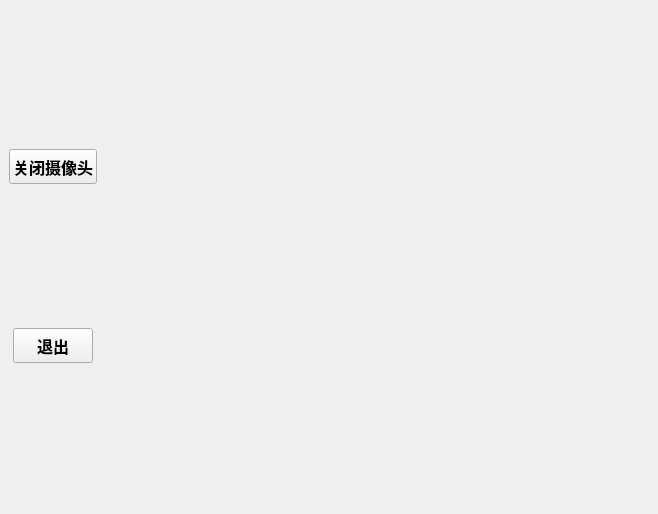
<?xml version="1.0" encoding="UTF-8"?>
<ui version="4.0">
    <class>UI_MainWindow</class>
    <widget class="QMainWindow" name="UI_MainWindow">
        <property name="geometry">
            <rect>
                <x>0</x>
                <y>0</y>
                <width>658</width>
                <height>514</height>
            </rect>
        </property>
        <property name="windowTitle">
            <string>FSLSystem</string>
        </property>
        <widget class="QWidget" name="total_area">
            <layout class="QHBoxLayout" name="horizontalLayout_2">
                <item>
                    <layout class="QHBoxLayout" name="__layout_main">
                        <item>
                            <layout class="QVBoxLayout" name="__layout_fun_button">
                                <property name="spacing">
                                    <number>4</number>
                                </property>
                                <item alignment="Qt::AlignHCenter">
                                    <widget class="QPushButton" name="button_open_camera">
                                        <property name="sizePolicy">
                                            <sizepolicy hsizetype="Fixed" vsizetype="Fixed">
                                                <horstretch>0</horstretch>
                                                <verstretch>0</verstretch>
                                            </sizepolicy>
                                        </property>
                                        <property name="minimumSize">
                                            <size>
                                                <width>0</width>
                                                <height>35</height>
                                            </size>
                                        </property>
                                        <property name="font">
                                            <font>
                                                <pointsize>12</pointsize>
                                                <weight>75</weight>
                                                <bold>true</bold>
                                            </font>
                                        </property>
                                        <property name="text">
                                            <string>关闭摄像头</string>
                                        </property>
                                    </widget>
                                </item>
                                <item alignment="Qt::AlignHCenter">
                                    <widget class="QPushButton" name="button_close">
                                        <property name="minimumSize">
                                            <size>
                                                <width>0</width>
                                                <height>35</height>
                                            </size>
                                        </property>
                                        <property name="font">
                                            <font>
                                                <pointsize>12</pointsize>
                                                <weight>75</weight>
                                                <bold>true</bold>
                                            </font>
                                        </property>
                                        <property name="text">
                                            <string>退出</string>
                                        </property>
                                    </widget>
                                </item>
                            </layout>
                        </item>
                        <item>
                            <widget class="QLabel" name="label_show_camera">
                                <property name="sizePolicy">
                                    <sizepolicy hsizetype="Preferred" vsizetype="Preferred">
                                        <horstretch>3</horstretch>
                                        <verstretch>0</verstretch>
                                    </sizepolicy>
                                </property>
                                <property name="frameShape">
                                    <enum>QFrame::NoFrame</enum>
                                </property>
                                <property name="text">
                                    <string/>
                                </property>
                                <property name="textFormat">
                                    <enum>Qt::MarkdownText</enum>
                                </property>
                            </widget>
                        </item>
                    </layout>
                </item>
            </layout>
        </widget>
    </widget>
    <resources/>
    <connections/>
</ui>
